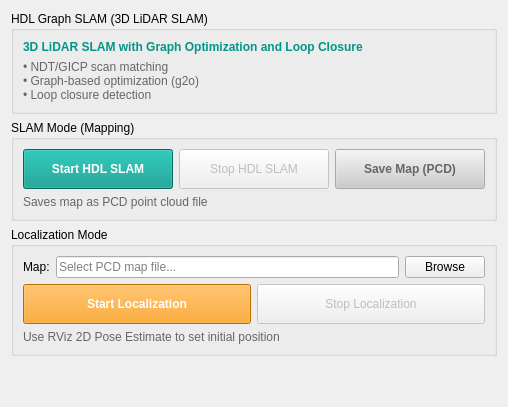
      <widget class="QWidget" name="tabHdl">
       <attribute name="title">
        <string>HDL</string>
       </attribute>
       <layout class="QVBoxLayout" name="layoutHdl">
        <item>
         <widget class="QGroupBox" name="hdlInfoGroup">
          <property name="title">
           <string>HDL Graph SLAM (3D LiDAR SLAM)</string>
          </property>
          <layout class="QVBoxLayout" name="layoutHdlInfo">
           <item>
            <widget class="QLabel" name="lblHdlInfo">
             <property name="text">
              <string>3D LiDAR SLAM with Graph Optimization and Loop Closure</string>
             </property>
             <property name="styleSheet">
              <string notr="true">color: #009688; font-weight: bold;</string>
             </property>
            </widget>
           </item>
           <item>
            <widget class="QLabel" name="lblHdlDesc">
             <property name="text">
              <string>• NDT/GICP scan matching
• Graph-based optimization (g2o)
• Loop closure detection</string>
             </property>
             <property name="styleSheet">
              <string notr="true">color: #666666;</string>
             </property>
            </widget>
           </item>
          </layout>
         </widget>
        </item>
        <item>
         <widget class="QGroupBox" name="hdlSlamGroup">
          <property name="title">
           <string>SLAM Mode (Mapping)</string>
          </property>
          <layout class="QVBoxLayout" name="layoutHdlSlamMain">
           <item>
            <layout class="QHBoxLayout" name="layoutHdlSlam">
             <item>
              <widget class="QPushButton" name="btnStartHdlSlam">
               <property name="minimumSize">
                <size>
                 <width>150</width>
                 <height>40</height>
                </size>
               </property>
               <property name="styleSheet">
                <string notr="true">
QPushButton {
    background-color: #009688;
    color: white;
    font-weight: bold;
    padding: 10px;
}
QPushButton:disabled {
    background-color: #cccccc;
    color: #666666;
}
                </string>
               </property>
               <property name="text">
                <string>Start HDL SLAM</string>
               </property>
              </widget>
             </item>
             <item>
              <widget class="QPushButton" name="btnStopHdlSlam">
               <property name="minimumSize">
                <size>
                 <width>150</width>
                 <height>40</height>
                </size>
               </property>
               <property name="enabled">
                <bool>false</bool>
               </property>
               <property name="styleSheet">
                <string notr="true">
QPushButton {
    padding: 10px;
}
                </string>
               </property>
               <property name="text">
                <string>Stop HDL SLAM</string>
               </property>
              </widget>
             </item>
             <item>
              <widget class="QPushButton" name="btnSaveHdlMap">
               <property name="minimumSize">
                <size>
                 <width>150</width>
                 <height>40</height>
                </size>
               </property>
               <property name="enabled">
                <bool>false</bool>
               </property>
               <property name="styleSheet">
                <string notr="true">
QPushButton {
    background-color: #4CAF50;
    color: white;
    font-weight: bold;
    padding: 10px;
}
QPushButton:disabled {
    background-color: #cccccc;
    color: #666666;
}
                </string>
               </property>
               <property name="text">
                <string>Save Map (PCD)</string>
               </property>
              </widget>
             </item>
            </layout>
           </item>
           <item>
            <widget class="QLabel" name="lblHdlSlamInfo">
             <property name="text">
              <string>Saves map as PCD point cloud file</string>
             </property>
             <property name="styleSheet">
              <string notr="true">color: #666666;</string>
             </property>
            </widget>
           </item>
          </layout>
         </widget>
        </item>
        <item>
         <widget class="QGroupBox" name="hdlLocGroup">
          <property name="title">
           <string>Localization Mode</string>
          </property>
          <layout class="QVBoxLayout" name="layoutHdlLocMain">
           <item>
            <layout class="QHBoxLayout" name="layoutHdlMapSelect">
             <item>
              <widget class="QLabel" name="lblHdlMap">
               <property name="text">
                <string>Map:</string>
               </property>
              </widget>
             </item>
             <item>
              <widget class="QLineEdit" name="txtHdlMapPath">
               <property name="placeholderText">
                <string>Select PCD map file...</string>
               </property>
              </widget>
             </item>
             <item>
              <widget class="QPushButton" name="btnBrowseHdlMap">
               <property name="minimumSize">
                <size>
                 <width>80</width>
                 <height>0</height>
                </size>
               </property>
               <property name="text">
                <string>Browse</string>
               </property>
              </widget>
             </item>
            </layout>
           </item>
           <item>
            <layout class="QHBoxLayout" name="layoutHdlLoc">
             <item>
              <widget class="QPushButton" name="btnStartHdlLoc">
               <property name="minimumSize">
                <size>
                 <width>150</width>
                 <height>40</height>
                </size>
               </property>
               <property name="styleSheet">
                <string notr="true">
QPushButton {
    background-color: #FF9800;
    color: white;
    font-weight: bold;
    padding: 10px;
}
QPushButton:disabled {
    background-color: #cccccc;
    color: #666666;
}
                </string>
               </property>
               <property name="text">
                <string>Start Localization</string>
               </property>
              </widget>
             </item>
             <item>
              <widget class="QPushButton" name="btnStopHdlLoc">
               <property name="minimumSize">
                <size>
                 <width>150</width>
                 <height>40</height>
                </size>
               </property>
               <property name="enabled">
                <bool>false</bool>
               </property>
               <property name="styleSheet">
                <string notr="true">
QPushButton {
    padding: 10px;
}
                </string>
               </property>
               <property name="text">
                <string>Stop Localization</string>
               </property>
              </widget>
             </item>
            </layout>
           </item>
           <item>
            <widget class="QLabel" name="lblHdlLocInfo">
             <property name="text">
              <string>Use RViz 2D Pose Estimate to set initial position</string>
             </property>
             <property name="styleSheet">
              <string notr="true">color: #666666;</string>
             </property>
            </widget>
           </item>
          </layout>
         </widget>
        </item>
        <item>
         <spacer name="verticalSpacerHdl">
          <property name="orientation">
           <enum>Qt::Vertical</enum>
          </property>
          <property name="sizeHint" stdset="0">
           <size>
            <width>20</width>
            <height>40</height>
           </size>
          </property>
         </spacer>
        </item>
       </layout>
      </widget>
